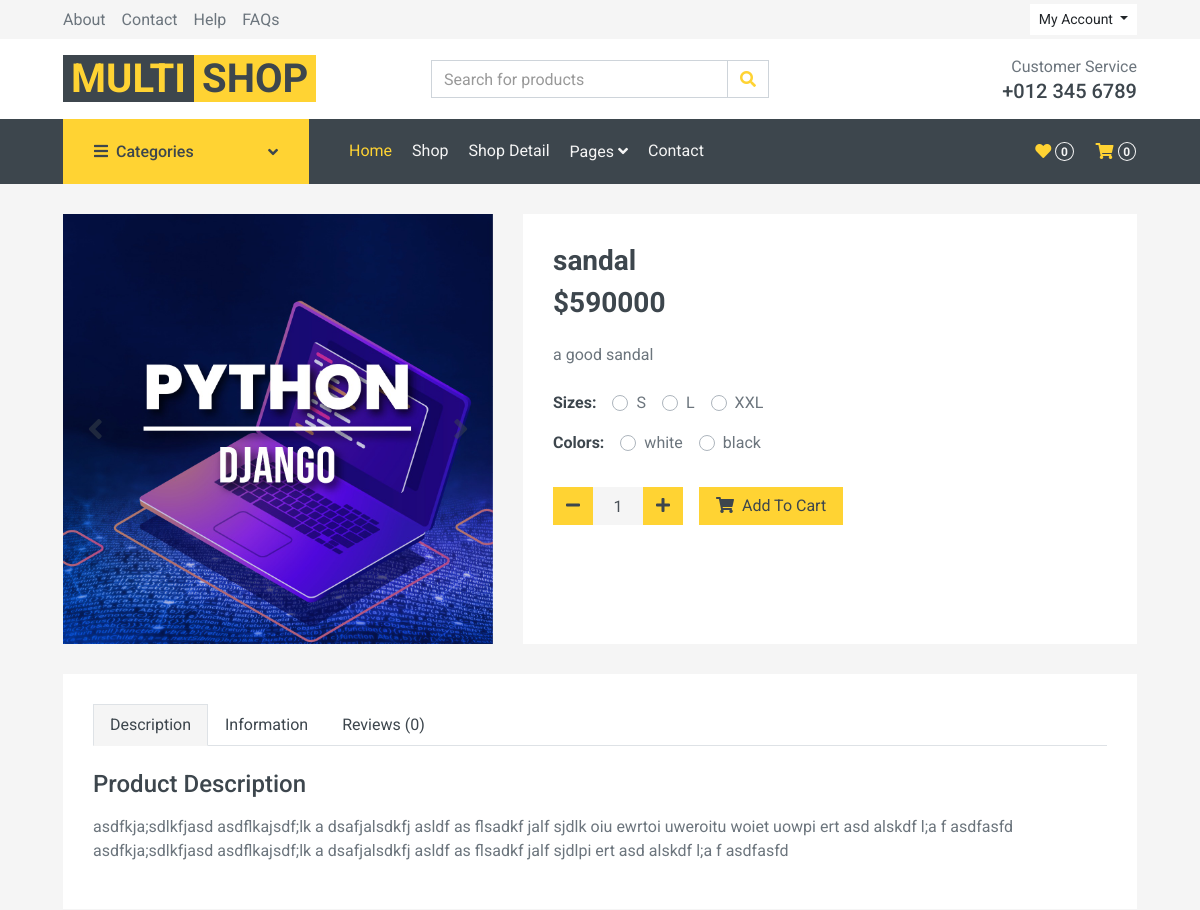
The page /products/detail/2 (upper part) on the database as committed earlier.
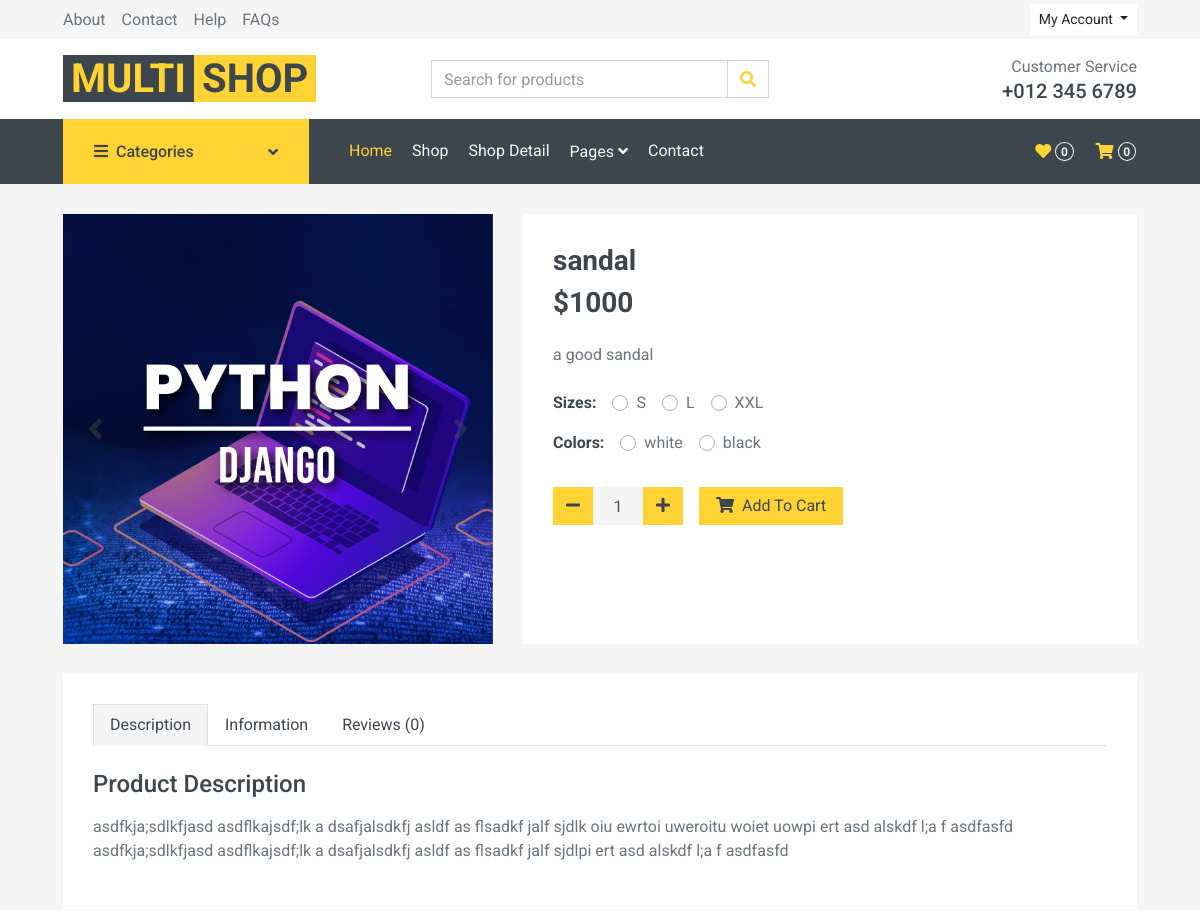
The same page on the database as committed later.
### product/models.py (models this page shows, shortened)
class Product(models.Model):
    name = models.CharField(max_length=100)
    price = models.IntegerField()
    image = models.ImageField(upload_to=_get_avatar_upload_path, null=True, blank=True)
    discount = models.IntegerField(default=0)
    short_description = models.TextField(max_length=300)
    description = models.TextField()
    additional_info = models.TextField(null=True, blank=True)
    count = models.IntegerField(default=0)
    created_at = models.DateTimeField(auto_now_add=True)
    updated_at = models.DateTimeField(auto_now=True)
    modified_at = models.DateTimeField(auto_now=True)
    size = models.ManyToManyField('Size', related_name='products', blank=True)
    color = models.ManyToManyField('Color', related_name='products')
    category = models.ManyToManyField('Category', related_name='products', blank=True, null=True)

### product/views.py (the view)
# urls.py: path('detail/<int:pk>', views.ProductDetailView.as_view(), name='product-detail'),
class ProductDetailView(DetailView):
    model = Product
    template_name = 'product/product_details.html'

### product/context_processors.py (called while the page is built)
def categories(request):
    roots = Category.objects.filter(parent=None).prefetch_related(
        'children__children__children'
    )
    return {'categories': roots}

def sizes(request):
    roots = Size.objects.all
    return {'sizes': roots}

def colors(request):
    roots = Color.objects.all
    return {'colors': roots}

### product/models.py (called while the page is built)
    def __str__(self):
        return self.text[:20]

### product/templatetags/category_tags.py (called while the page is built)
@register.inclusion_tag('product/category_tree.html')
def render_category(category):
    return {'category': category}

### product/templates/product/product_details.html (shortened to what the changed rows need)
{% extends 'base.html' %}
{% block main %}
    <div class="container-fluid pb-5">
        <div class="row px-xl-5">
            <div class="col-lg-5 mb-30">
                <div id="product-carousel" class="carousel slide" data-ride="carousel">
                    <div class="carousel-inner bg-light">
                        <div class="carousel-item active">
                            <img class="w-100 h-100" src="{{ product.image.url }}" alt="Image">
                        </div>
                    </div>
                </div>
            </div>
            <div class="col-lg-7 h-auto mb-30">
                <div class="h-100 bg-light p-30">
                    <form action="{% url 'cart:add-cart' product.id %}" method="post">
                        <h3>{{ product.name }}</h3>
                        <h3 class="font-weight-semi-bold mb-4">${{ product.price }}</h3>
                        <p class="mb-4">{{ product.short_description }}</p>
                        {% if product.size.all %}
                            <div class="d-flex mb-3">
                                <strong class="text-dark mr-3">Sizes:</strong>
                                {% for size in product.size.all %}
                                    <div class="custom-control custom-radio custom-control-inline">
                                    </div>
                                {% endfor %}
                            </div>
                        {% endif %}
                        {% if product.color.all %}
                            <div class="d-flex mb-4">
                                <strong class="text-dark mr-3">Colors:</strong>
                                {% for color in product.color.all %}
                                    <div class="custom-control custom-radio custom-control-inline">
                                    </div>
                                {% endfor %}
                            </div>
                        {% endif %}
                        <div class="d-flex align-items-center mb-4 pt-2">
                            <div class="input-group quantity mr-3" style="width: 130px;">
                            </div>
                            <button type="submit" class="btn btn-primary px-3"><i class="fa fa-shopping-cart mr-1"></i>
                            </button>
                        </div>
                    </form>
                </div>
            </div>
        </div>
        <div class="row px-xl-5">
            <div class="col">
                <div class="bg-light p-30">
                    <div class="tab-content">
                        <div class="tab-pane fade show active" id="tab-pane-1">
                            <h4 class="mb-3">Product Description</h4>
                            <p>{{ product.description }}</p>
                        </div>
                    </div>
                </div>
            </div>
        </div>
    </div>
{% endblock %}

Rows that differ between the two databases and show on the page:
changed Product "sandal": price "590000" → "1000"
